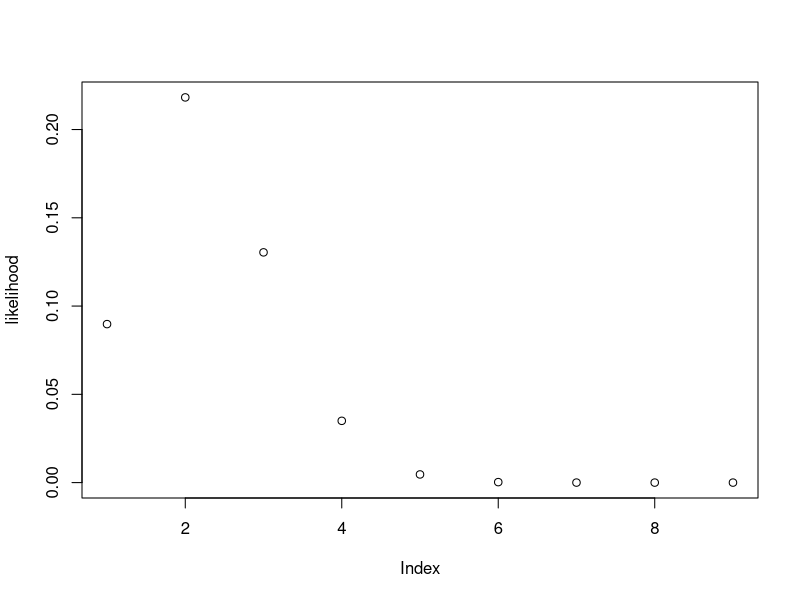
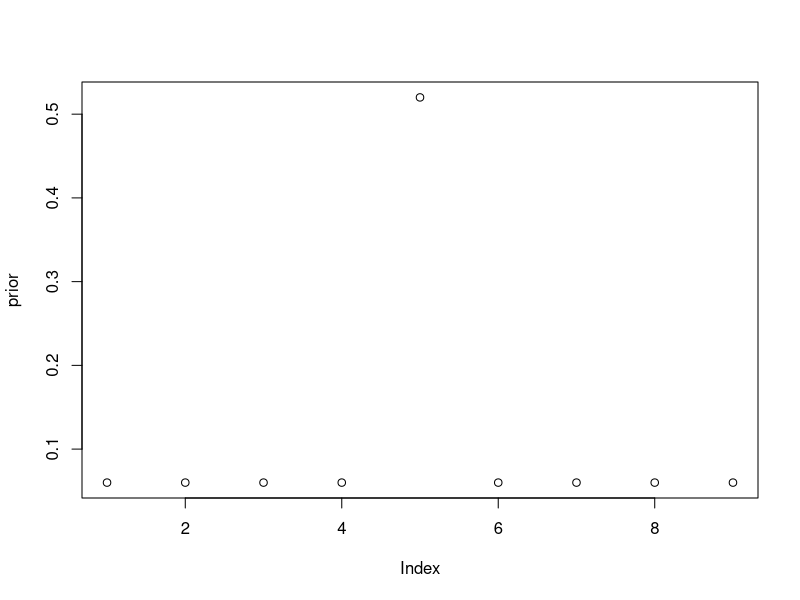
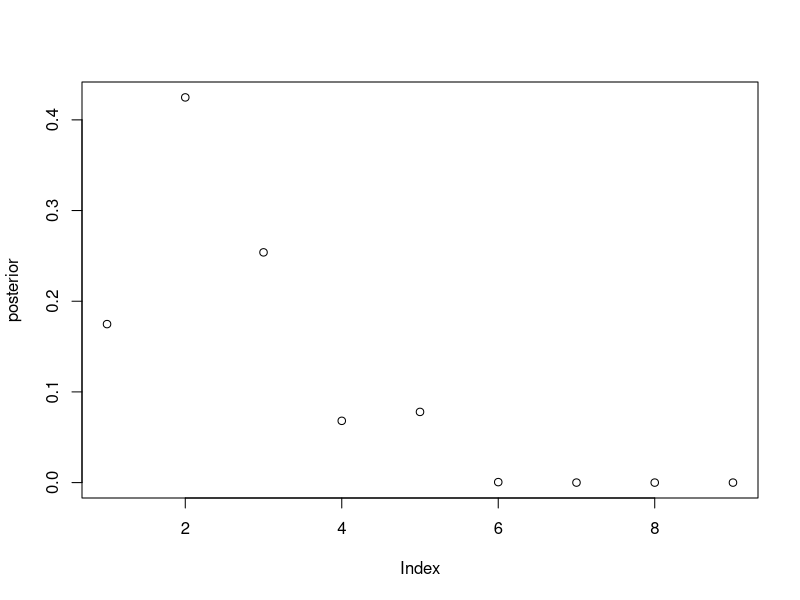
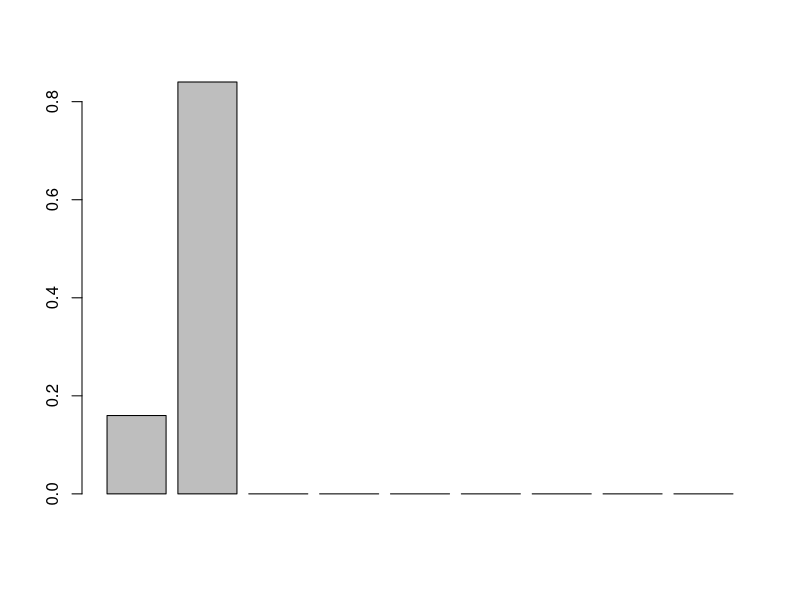
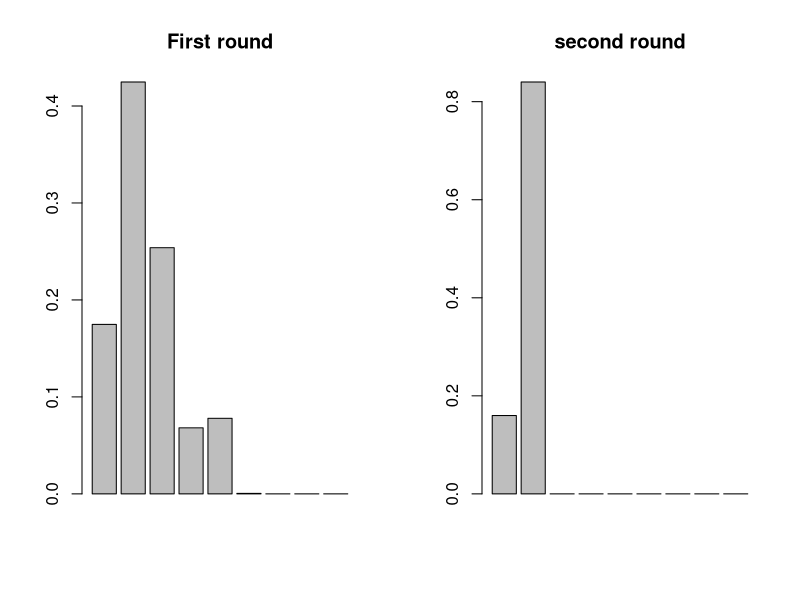

Source code (R) for these figures, in order:
## ---- chunk 1

p <- seq(from = 0.1, to = 0.9, by =0.1)
prior <- c(rep(0.06, 4), 0.52, rep(0.06, 4))
likelihood <- dbinom(4, size = 20, prob = p)
plot(likelihood)
plot(prior)

numerator <- prior * likelihood
denominator <- sum(numerator)
posterior <- numerator / denominator
sum(posterior)  #1  - hence checks out.
plot(posterior)

## ---- chunk 2
#add more data - this time 3 out of 20
newLikelihood <- dbinom(30,size=200, prob=p)
newPrior <- posterior
newPosterior <- newPrior * newLikelihood / sum(newPrior * newLikelihood)
barplot(newPosterior)


par(mfrow=c(1,2))
barplot(posterior, main="First round")
barplot(newPosterior, main = "second round")
## ---- chunk 3


